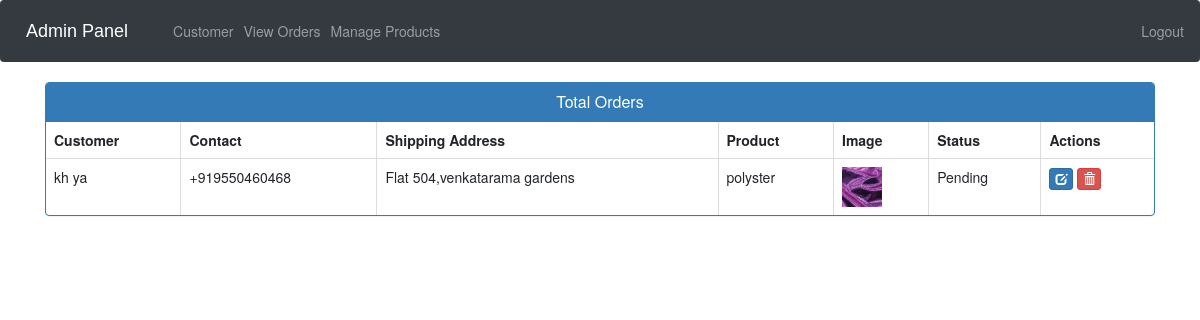
The page /admin-view-booking (signed in) on the database its author committed.
### ecom/models.py (models this page shows, shortened)
class Customer(models.Model):
    user=models.OneToOneField(User,on_delete=models.CASCADE)
    profile_pic= models.ImageField(upload_to='profile_pic/CustomerProfilePic/',null=True,blank=True)
    address = models.CharField(max_length=40)
    mobile = models.CharField(max_length=20,null=False)
    @property
    def get_name(self):
        return self.user.first_name+" "+self.user.last_name

class Orders(models.Model):
    STATUS =(
        ('Pending','Pending'),
        ('Order Confirmed','Order Confirmed'),
        ('Out for Delivery','Out for Delivery'),
        ('Delivered','Delivered'),
    )
    customer=models.ForeignKey('Customer', on_delete=models.CASCADE,null=True)
    product=models.ForeignKey('Product',on_delete=models.CASCADE,null=True)
    email = models.CharField(max_length=50,null=True)
    address = models.CharField(max_length=500,null=True)
    mobile = models.CharField(max_length=20,null=True)
    order_date= models.DateField(auto_now_add=True,null=True)
    status=models.CharField(max_length=50,null=True,choices=STATUS)

class Product(models.Model):
    name=models.CharField(max_length=40)
    product_image= models.ImageField(upload_to='product_image/',null=True,blank=True)
    price = models.PositiveIntegerField()
    description=models.CharField(max_length=40)

### ecom/views.py (the view)
# urls.py: path('admin-view-booking', views.admin_view_booking_view,name='admin-view-booking'),
@login_required(login_url='adminlogin')
def admin_view_booking_view(request):
    orders=models.Orders.objects.all()
    ordered_products=[]
    ordered_bys=[]
    for order in orders:
        ordered_product=models.Product.objects.all().filter(id=order.product.id)
        ordered_by=models.Customer.objects.all().filter(id = order.customer.id)
        ordered_products.append(ordered_product)
        ordered_bys.append(ordered_by)
    return render(request,'ecom/admin_view_booking.html',{'data':zip(ordered_products,ordered_bys,orders)})

### templates/ecom/admin_view_booking.html (shortened to what this page needs)
{% extends 'ecom/admin_base.html' %}
{% load static %}
{% block content %}
<head>
  <link href="//netdna.bootstrapcdn.com/bootstrap/3.0.0/css/bootstrap.min.css" rel="stylesheet" id="bootstrap-css">
</head>
<div class="container">
  <div class="panel panel-primary">
    <div class="panel-heading">
      <h6 class="panel-title">Total Orders</h6>
    </div>
    <table class="table table-hover table-bordered" id="dev-table">
      <thead>
        <tr>
          <th>Customer</th>
          <th>Contact</th>
          <th>Shipping Address</th>
          <th>Product</th>
          <th>Image</th>
          <th>Status</th>
          <th>Actions</th>
        </tr>
      </thead>
      {% for product,customer,order in data %}
      <tr>
        {% for c in customer %}
        <td> {{c.get_name}}</td>
        <td>{{c.mobile}}</td>
        <td>{{order.address}}</td>
        {% endfor %}
        {% for p in product %}
        <td> {{p.name}}</td>
        <td> <img src="{% static p.product_image.url %}" alt="Profile Pic" height="40px" width="40px" /></td>
        <td>{{order.status}}</td>
        <td><a class="btn btn-primary btn-xs" href="{% url 'update-order' order.id  %}"><span class="glyphicon glyphicon-edit"></span></a>
        <a class="btn btn-danger btn-xs" href="{% url 'delete-order' order.id  %}"><span class="glyphicon glyphicon-trash"></span></a></td>
        {% endfor %}
      </tr>
      {% endfor %}
    </table>
  </div>
</div>
{% endblock content %}

### templates/ecom/admin_view_booking.html (style rules this page uses)
a:link { text-decoration: none; }
h6 { text-align: center; }

### rows shown on the page
Orders: address "Flat 504,venkatarama gardens", status "Pending"
Customer: get_name "kh ya", mobile "+919550460468"
Product: name "polyster", product_image (picture)
